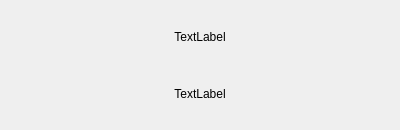
<?xml version="1.0" encoding="UTF-8"?>
<ui version="4.0">
 <class>Loader</class>
 <widget class="QDialog" name="Loader">
  <property name="geometry">
   <rect>
    <x>0</x>
    <y>0</y>
    <width>400</width>
    <height>130</height>
   </rect>
  </property>
  <property name="windowTitle">
   <string>Dialog</string>
  </property>
  <layout class="QVBoxLayout" name="verticalLayout">
   <item>
    <widget class="QLabel" name="loader">
     <property name="text">
      <string>TextLabel</string>
     </property>
     <property name="alignment">
      <set>Qt::AlignCenter</set>
     </property>
    </widget>
   </item>
   <item>
    <widget class="QLabel" name="text">
     <property name="text">
      <string>TextLabel</string>
     </property>
     <property name="alignment">
      <set>Qt::AlignCenter</set>
     </property>
    </widget>
   </item>
  </layout>
 </widget>
 <resources/>
 <connections/>
</ui>
